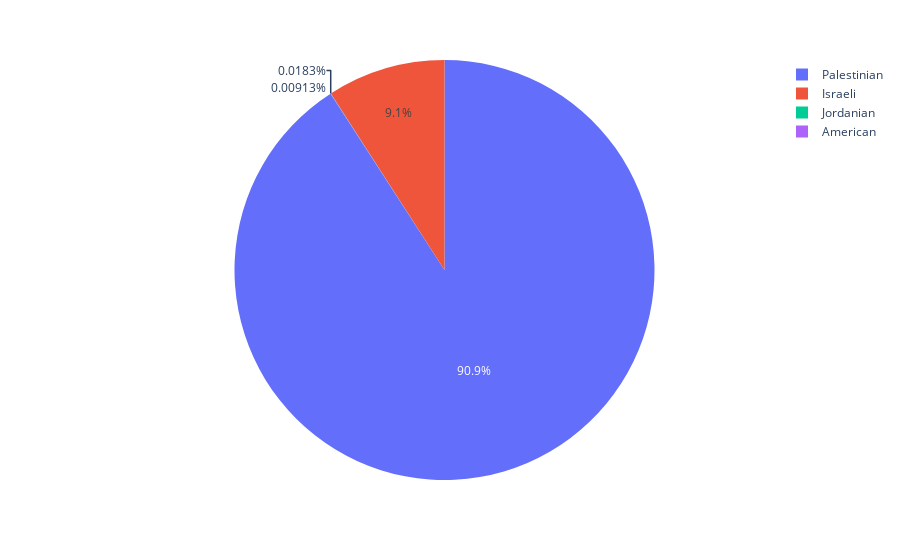

Notebook source saved alongside this figure:
### Code cell
px.pie(names=df.citizenship.value_counts().index,values=df.citizenship.value_counts().values)

### Figure 1 — Plotly figure (JSON) as saved in the notebook; plotly's stock layout.template omitted (floating-point values rounded to 4 significant figures)
{"data": [{"domain": {"x": [0, 1], "y": [0, 1]}, "hovertemplate": "label=%{label}<br>value=%{value}<extra></extra>", "labels": ["Palestinian", "Israeli", "Jordanian", "American"], "legendgroup": "", "name": "", "showlegend": true, "type": "pie", "values": [9951, 997, 2, 1]}], "layout": {"legend": {"tracegroupgap": 0}, "margin": {"t": 60}}}
